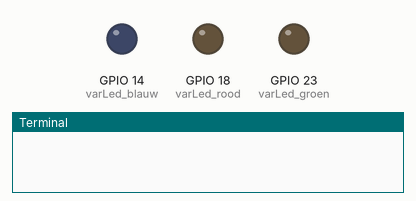
This program was run on a simulated Raspberry Pi (BCM pin numbers). On the bench: output pins drawn as LEDs (lit = HIGH), the last lines printed to the terminal. Random numbers come from a fixed seed.

Above: at 0.1 s.
At 1.6 s:
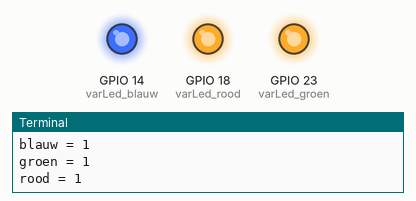
At 5.1 s:
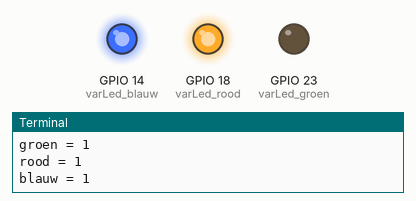
At 13.1 s:
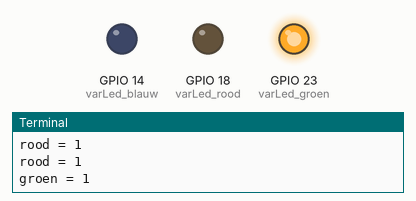
At 20.6 s:
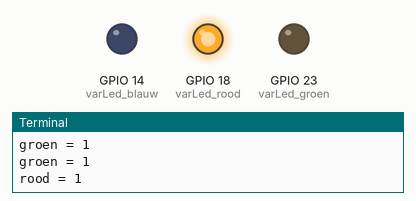
At 37.1 s:
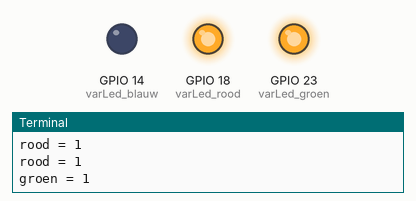
Timing chart, 0 to 38.6 s (numbered marks = the images above):
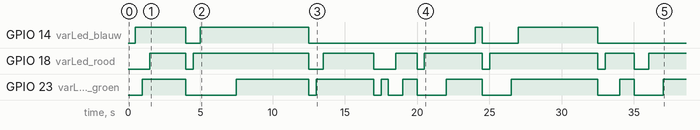

The program:

RGB_LED.py
```python
from time import sleep
from gpiozero import LED
import random

varLed_blauw = LED(14)
varLed_groen = LED(23)
varLed_rood = LED(18)

while True:
    status_rood = random.randint(0,1)
    status_groen = random.randint(0,1)
    status_blauw = random.randint(0,1)
    sleep(0.5)
    if (status_rood == 0) and (status_groen == 0) and (status_blauw == 0):
        varLed_blauw.off()
        varLed_groen.off()
        varLed_rood.off()
    elif (status_rood == 1):
        varLed_rood.on()
        print(f"rood = {status_rood}")
    elif(status_groen == 1):
        varLed_groen.on()
        print(f"groen = {status_groen}")
    elif (status_blauw == 1):
        varLed_blauw.on()
        print(f"blauw = {status_blauw}")
    
```

Measured:
- by itself, GPIO 14 (varLed_blauw): LOW → HIGH at 0.50 s, → LOW 3.5 s later, → HIGH 1.0 s later, → LOW 7.5 s later, … (8 changes in this stretch)
- by itself, GPIO 18 (varLed_rood): LOW → HIGH at 1.5 s, → LOW 2.5 s later, → HIGH 0.50 s later, → LOW 8.0 s later, … (15 changes in this stretch)
- by itself, GPIO 23 (varLed_groen): LOW → HIGH at 1.0 s, → LOW 3.0 s later, → HIGH 3.5 s later, → LOW 5.0 s later, … (17 changes in this stretch)
